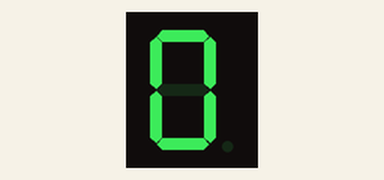
Simulated run of this sketch. Board: Arduino Uno, built with avr-gcc and run on an emulated ATmega328P. Parts: 1-digit seven-segment display. Wiring (inferred from the names in the program): 1-digit 7-segment display, segments lit when LOW: segments pin 7, pin 6, pin 4, pin 3, pin 2, pin 8, pin 9, pin 5. The segment pins are drawn as the display they are named for.

Above: at 0.1 s.
At 10.1 s:
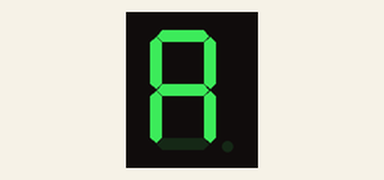
At 12.1 s:
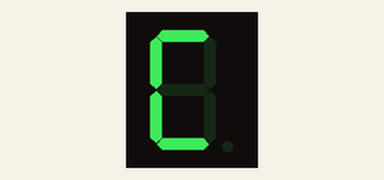
At 13.1 s:
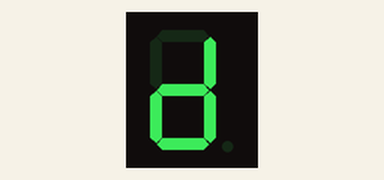
At 14.1 s:
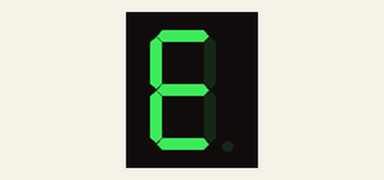
At 31.1 s:
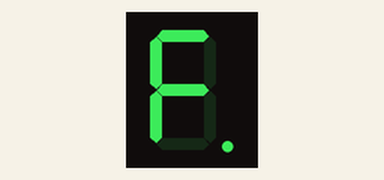

Measured:
- what the display in image 1 shows lasts 1.0 s, from 10.0 s to 11.0 s

The sketch:

leds_7segment.ino
```cpp
/*
 * 7-segment display
 *
 * 10 9 8 7 6
 * ,---------.
 * |  --a--  |
 * | |     | |   a  b  c  d  e  f  g  DP
 * | f     b |   7  6  4  2  1  9  10  5
 * | |     | |
 * |  --g--  |   7  6  4  3  2  8  9   5  <---  Arduino pins
 * | |     | |
 * | e     c |
 * | |     | |  Bit map:
 * |  --d-- .|  DP  g  f  e  d  c  b  a
 * |       DP|
 * `---------'
 *  1 2 3 4 5
 */

static int pins[] = { 7, 6, 4, 3, 2, 8, 9, 5 };

static char digits[] = {
	//          .gfe dcba
	0x3f, // 0  0011 1111
	0x06, // 1  0000 0110
	0x5b, // 2  0101 1011
	0x4f, // 3  0100 1111
	0x66, // 4  0110 0110
	0x6d, // 5  0110 1101
	0x7d, // 6  0111 1101
	0x07, // 7  0000 0111
	0x7f, // 8  0111 1111
	0x6f, // 9  0110 1111
	0x77, // a  0111 0111
	0x7c, // b  0111 1100
	0x39, // c  0011 1001
	0x5e, // d  0101 1110
	0x79, // e  0111 1001
	0x71  // f  0111 0001
};

#define ARRAY_SIZE(a) (sizeof(a) / sizeof(*a))

/*
 * This code is written for a 7-segment display with common anode.
 * For common cathode replace HIGH with LOW and vice versa.
 */

static void leds_set(char mask)
{
	for (int i = 0; i < ARRAY_SIZE(pins); ++i)
		digitalWrite(pins[i], (mask & 1 << i) ? LOW : HIGH);
}

void setup() {
	for (int i = 0; i < ARRAY_SIZE(pins); ++i) {
		pinMode(pins[i], OUTPUT);
		digitalWrite(pins[i], HIGH);
	}
}

void loop() {
	static char i;
	static bool dot;

	leds_set(digits[i] | dot << 7);
	delay(1000);
	if (++i == ARRAY_SIZE(digits)) {
		i = 0;
		dot = !dot;
	}
}
```
